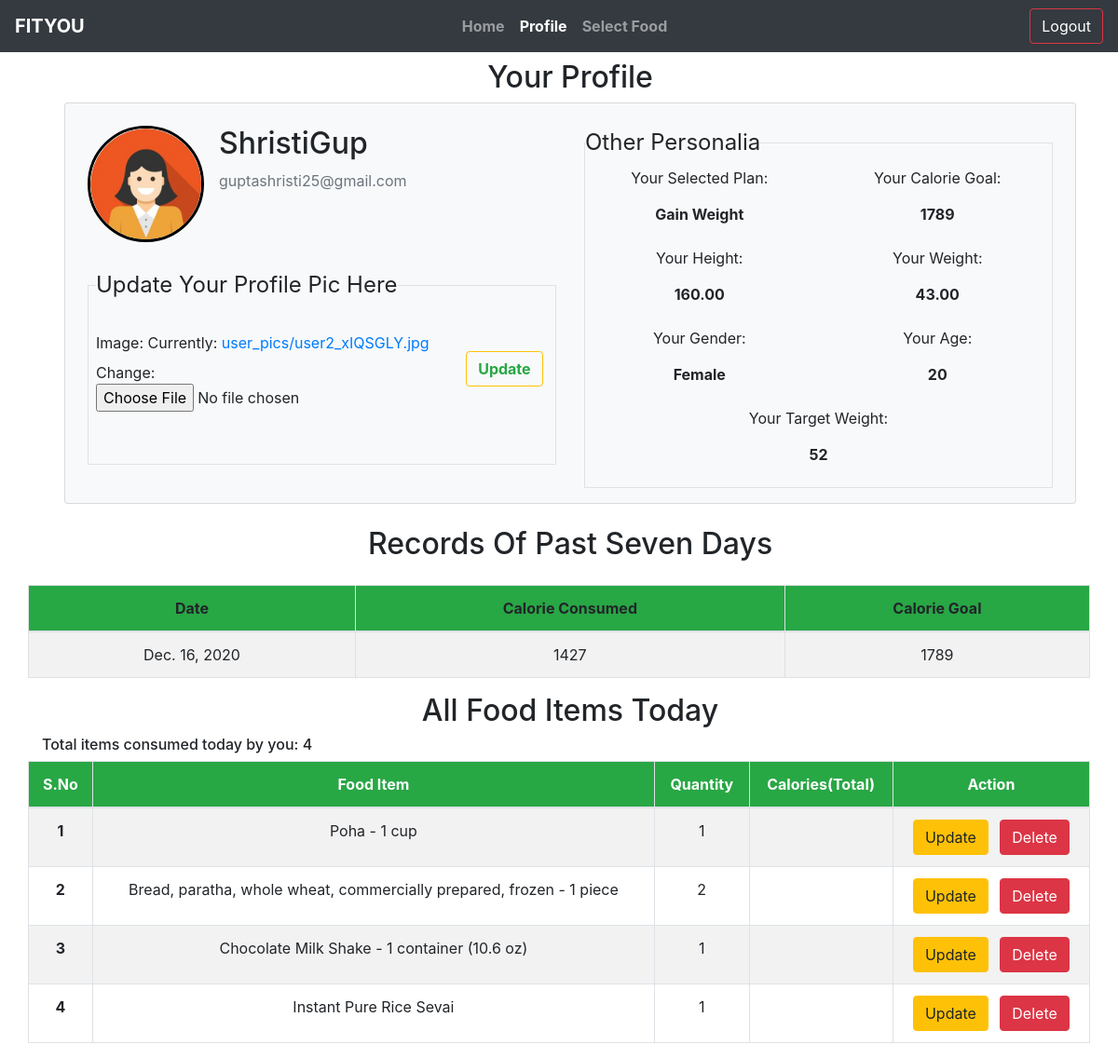
/user/profile/ (signed in), run on the app's committed database.
### users/models.py (models this page shows, shortened)
class Profile(models.Model):
    user = models.OneToOneField(User,on_delete=models.CASCADE)
    image = models.ImageField(default="test.jpg",upload_to="user_pics")
    plan = models.ForeignKey(PlanCategory,on_delete=models.CASCADE,null=True)
    height = models.DecimalField(max_digits=5,decimal_places=2,validators=[validate_input],null=True)
    weight = models.DecimalField(max_digits=5,decimal_places=2,validators=[validate_input],null=True)
    gender = models.CharField(max_length=10,null=True)
    age = models.IntegerField(validators=[validate_input],null=True)
    lifestyle = models.CharField(max_length=50,null=True)
    calorie_goal = models.CharField(max_length=20,null=True)
    ideal_wt = models.CharField(max_length=30,null=True)
    target_wt = models.IntegerField(null=True)

### main_app/models.py (models this page shows, shortened)
class PlanCategory(models.Model):
    title = models.CharField(max_length=40)
    desc = models.TextField()
    image = models.ImageField(default='plan.jpg',upload_to='plan_pics')
    def __str__(self):
        return self.title
    class Meta:
        verbose_name_plural = 'Plan Categories'

class PastRecords(models.Model):
    user = models.ForeignKey(User,on_delete=models.CASCADE,null=True)
    cal_goal = models.PositiveIntegerField(null=True)
    cal_consumed = models.PositiveIntegerField(null=True)
    date_of_record = models.DateField(null=True)
    class Meta:
        verbose_name = 'Past Record'

class UserFoodItems(models.Model):
    user = models.ForeignKey(User,on_delete=models.CASCADE,null=True)
    name = models.CharField(max_length=100,null=True)
    meal_cat = models.ForeignKey(MealCategory,on_delete=models.CASCADE,null=True,default="BreakFast")
    quantity = models.PositiveIntegerField(default=0)
    calories = models.FloatField(default=0)
    fats = models.FloatField(null=True)
    proteins = models.FloatField(null=True)
    carbs = models.FloatField(null=True)
    date_added = models.DateField(default=timezone.now)
    class Meta:
        verbose_name = 'User Food Item'

### users/views.py (the view)
# urls.py: path('profile/',views.profile,name="profile"),
def profile(request):
    all_food_items_today = UserFoodItems.objects.filter(user=request.user,date_added=date.today())
    past_seventh_day = date.today()-timedelta(days=7)
    records = PastRecords.objects.filter(date_of_record__gte=past_seventh_day,date_of_record__lte=date.today(),user=request.user)
    if request.method=="POST":
        p_form = ProfilePictureUpdateForm(request.POST,request.FILES,instance=request.user.profile)
        if p_form.is_valid():
            p_form.save()
            messages.success(request,f'Hooray!!!Your picture picture has been updated!')
            return redirect('profile')
    else:
        p_form = ProfilePictureUpdateForm(instance=request.user.profile)
        context = {'p_form':p_form,'food_items':all_food_items_today,'records':records}
    return render(request,'users/profile.html',context)

### users/forms.py
class ProfilePictureUpdateForm(forms.ModelForm):
    class Meta:
        model = Profile
        fields = ['image']

### templates/users/profile.html (shortened to what this page needs)
{% extends 'main_app/index.html' %}
{% block nav %}
<ul class="navbar-nav mr-auto">
  <li class="nav-item">
    <a class="nav-link" href="/">Home <span class="sr-only">(current)</span></a>
  </li>
  <li class="nav-item active">
    <a class="nav-link" href="{% url 'profile' %}">Profile</a>
  </li>
  <li class="nav-item">
    <a class="nav-link" href="{% url 'select_food' %}">Select Food</Select></a>
  </li>
</ul>
{% endblock nav %}
{% block main %}
<h2 class="text-center mt-2 ml-4">Your Profile</h2>
<div class="container">
  <div class="card pt-4 px-4 bg-light mb-4 ml-4">
    <div class="row">
      <div class="col">
        <div class="media">
          <img class="rounded-circle" style="border: 3px solid black;" src="{{ user.profile.image.url }}" height="125"
            width="125">
          <div class="media-body">
            <h2 class="account-heading ml-3">{{ user.username }}</h2>
            <p class="text-secondary ml-3">{{ user.email }}</p>
          </div>
        </div>
        <form method="POST" enctype="multipart/form-data" class="pt-1 mt-4">
          <fieldset class="form-group border px-2 py-4">
            <legend class="w-auto">Update Your Profile Pic Here</legend>
            <div class="form-row">
              <div class="form-group col-md-9">
                {{ p_form.as_p }}
              </div>
              <div class="form-group text-center col-md-3">
                <button type="submit" class="btn btn-outline-warning text-success font-weight-bold"
                  style="position: absolute;top:20%;left:25%">Update</button>
              </div>
            </div>
          </fieldset>
      </div>
      <div class="col">
        <fieldset class="form-group border">
          <legend class="w-auto">Other Personalia</legend>
          <div class="form-row text-center">
            <div class="form-group col-md-6">
              <label for="plan">Your Selected Plan:</label>
              <input type="text" readonly class="form-control-plaintext text-center font-weight-bold" id="plan"
                value="{{ user.profile.plan }}">
            </div>
            <div class="form-group col-md-6">
              <label for="name">Your Calorie Goal:</label>
              <input type="text" readonly class="form-control-plaintext text-center font-weight-bold" id="name"
                value="{{ user.profile.calorie_goal }}">
            </div>
          </div>
          <div class="form-row text-center">
            <div class="form-group col-md-6">
              <label for="plan">Your Height:</label>
              <input type="text" readonly class="form-control-plaintext text-center font-weight-bold" id="plan"
                value="{{ user.profile.height }}">
            </div>
            <div class="form-group col-md-6">
              <label for="name">Your Weight:</label>
              <input type="text" readonly class="form-control-plaintext text-center font-weight-bold" id="name"
                value="{{ user.profile.weight }}">
            </div>
          </div>
          <div class="form-row text-center">
            <div class="form-group col-md-6">
              <label for="plan">Your Gender:</label>
              <input type="text" readonly class="form-control-plaintext text-center font-weight-bold" id="plan"
                value="{{ user.profile.gender }}">
            </div>
            <div class="form-group col-md-6">
              <label for="name">Your Age:</label>
              <input type="text" readonly class="form-control-plaintext text-center font-weight-bold" id="name"
                value="{{ user.profile.age }}">
            </div>
          </div>
          <div class="text-center">
            <div class="form-group">
              <label for="plan">Your Target Weight:</label>
              <input type="text" readonly class="form-control-plaintext text-center font-weight-bold" id="plan"
                value="{{ user.profile.target_wt }}">
            </div>
          </div>
        </fieldset>
      </div>
    </div>
  </div>
</div>
<h2 class="text-center mt-2 ml-4">Records Of Past Seven Days</h2>
{% if records %}
<table class="table table-striped table-bordered container mt-4 text-center">
  <thead class="bg-success">
    <tr>
      <th scope="col">Date</th>
      <th scope="col">Calorie Consumed</th>
      <th scope="col">Calorie Goal</th>
    </tr>
  </thead>
  <tbody>
    {% for i in records %}
    <tr>
      <td>{{ i.date_of_record }}</td>
      <td>{{ i.cal_consumed }}</td>
      <td>{{ i.cal_goal }}</td>
    </tr>
    {% endfor %}
  </tbody>
</table>
{% else %}
<div class="card my-4 container text-center">
  <div class="card-body">
    <h5 class="card-title font-weight-bold">No Past Records Available!</h5>
  </div>
</div>
{% endif %}
<h2 class="text-center mt-2 ml-4">All Food Items Today</h2>
{% if food_items %}
<div class="container">
  <h6>Total items consumed today by you: {{ food_items.count }}</h6>
</div>
<table class="table table-striped table-bordered container text-center">
  <thead class="bg-success text-white">
    <tr>
      <th scope="col">S.No</th>
      <th scope="col">Food Item</th>
      <th scope="col">Quantity</th>
      <th scope="col">Calories(Total)</th>
      <th scope="col">Action</th>
    </tr>
  </thead>
  <tbody>
    {% for i in food_items %}
    <tr class="values">
      <th scope="row">{{ forloop.counter }}</th>
      <td>{{ i.name }}</td>
      <td id="quans">{{ i.quantity }}</td>
      <td id="cals">{{ i.calories }}</td>
      <td>
        <button type="button" class="btn btn-warning"
          onclick="location.href=`{% url 'update_food_item' i.id %}`">Update</button>
        <button type="button" class="btn btn-danger ml-2"
          onclick="location.href=`{% url 'delete_food_item' i.id %}`">Delete</button>
      </td>
    </tr>
    {% endfor %}
  </tbody>
</table>
{% else %}
<div class="card mt-2 container text-center">
  <div class="card-body">
    <h5 class="card-title font-weight-bold">You have not added any food item yet!</h5>
  </div>
</div>
{% endif %}
{% endblock main %}

### main_app/templates/main_app/index.html (shortened to what this page needs)
{% load static %}
<!doctype html>
<html lang="en">
  <head>
    <link rel="stylesheet" href="https://cdn.jsdelivr.net/npm/bootstrap@4.5.3/dist/css/bootstrap.min.css">
    <link rel="stylesheet" href="{% static 'css/style.css' %}" type="text/css">
  </head>
  <body>
    {% block content %}
    <nav class="navbar navbar-expand-lg navbar-dark bg-dark font-weight-bold">
      <a class="navbar-brand" href="/">FITYOU</a>
      <div class="collapse navbar-collapse" id="navbarSupportedContent">
        <div style="margin: 0px auto;">
          {% block nav %}{% endblock nav %}
          </div>
          <ul class="nav justify-content-end">
            <li class="nav-item">
              <a href="{% url 'logout' %}" class="btn btn-outline-danger text-white">Logout</a>
            </li>
          </ul>
      </div>
    </nav>
    {% endblock content %}
    {% block main %}
    {% endblock main %}
  </body>
</html>

### main_app/static/css/style.css (style rules this page uses)
body { margin: 0; padding: 0; }

### data on the page
PastRecords: date_of_record "Dec. 16, 2020", cal_consumed "1427", cal_goal "1789"
UserFoodItems: name "Poha - 1 cup", quantity "1"
UserFoodItems: name "Bread, paratha, whole wheat, commercially prepared, frozen - 1 piece", quantity "2"
UserFoodItems: name "Chocolate Milk Shake - 1 container (10.6 oz)", quantity "1"
UserFoodItems: name "Instant Pure Rice Sevai", quantity "1"

### other printed values
{{ user.username }} "ShristiGup"
{{ user.email }} "guptashristi25@gmail.com"
{{ food_items.count }} "4"
